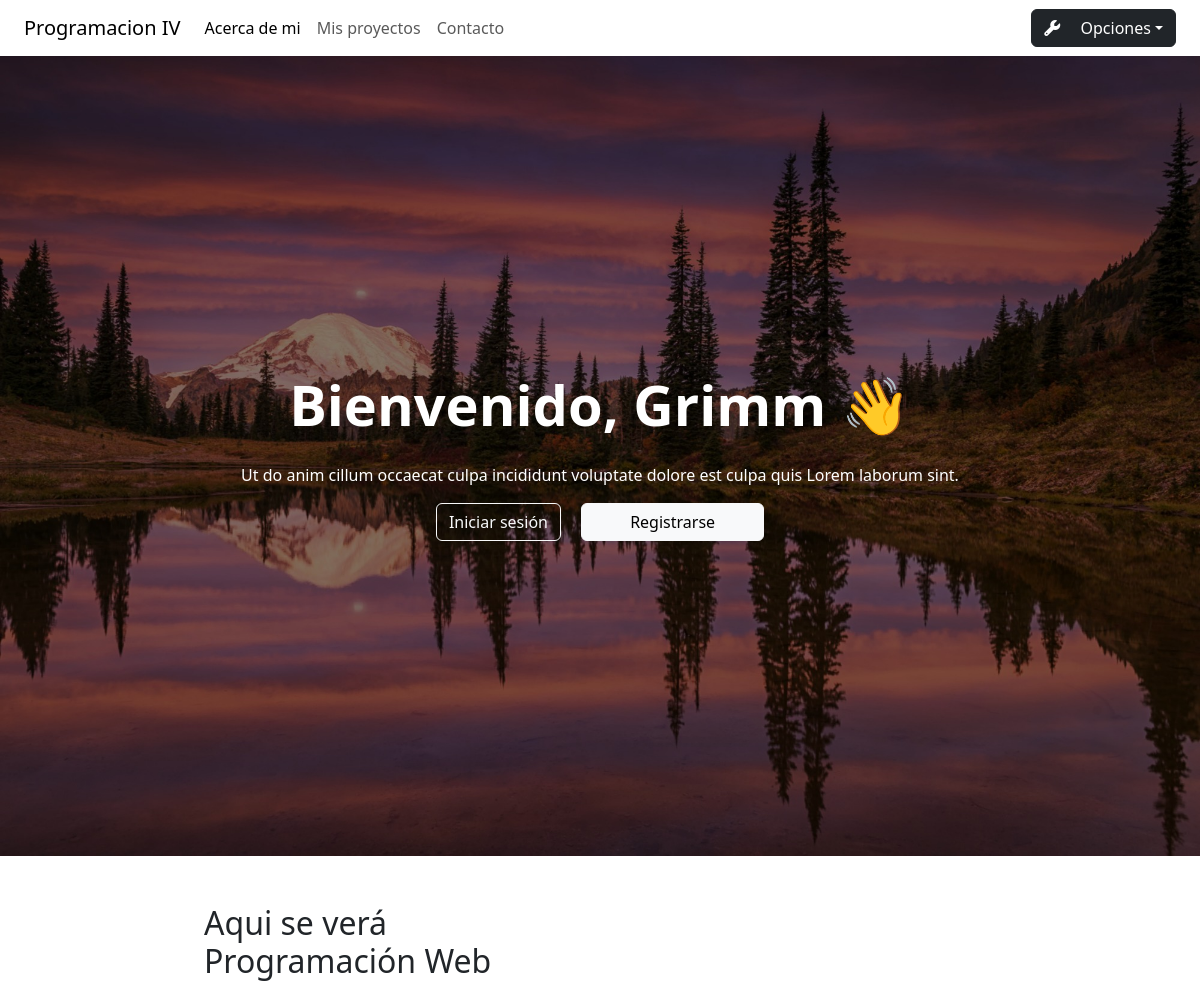
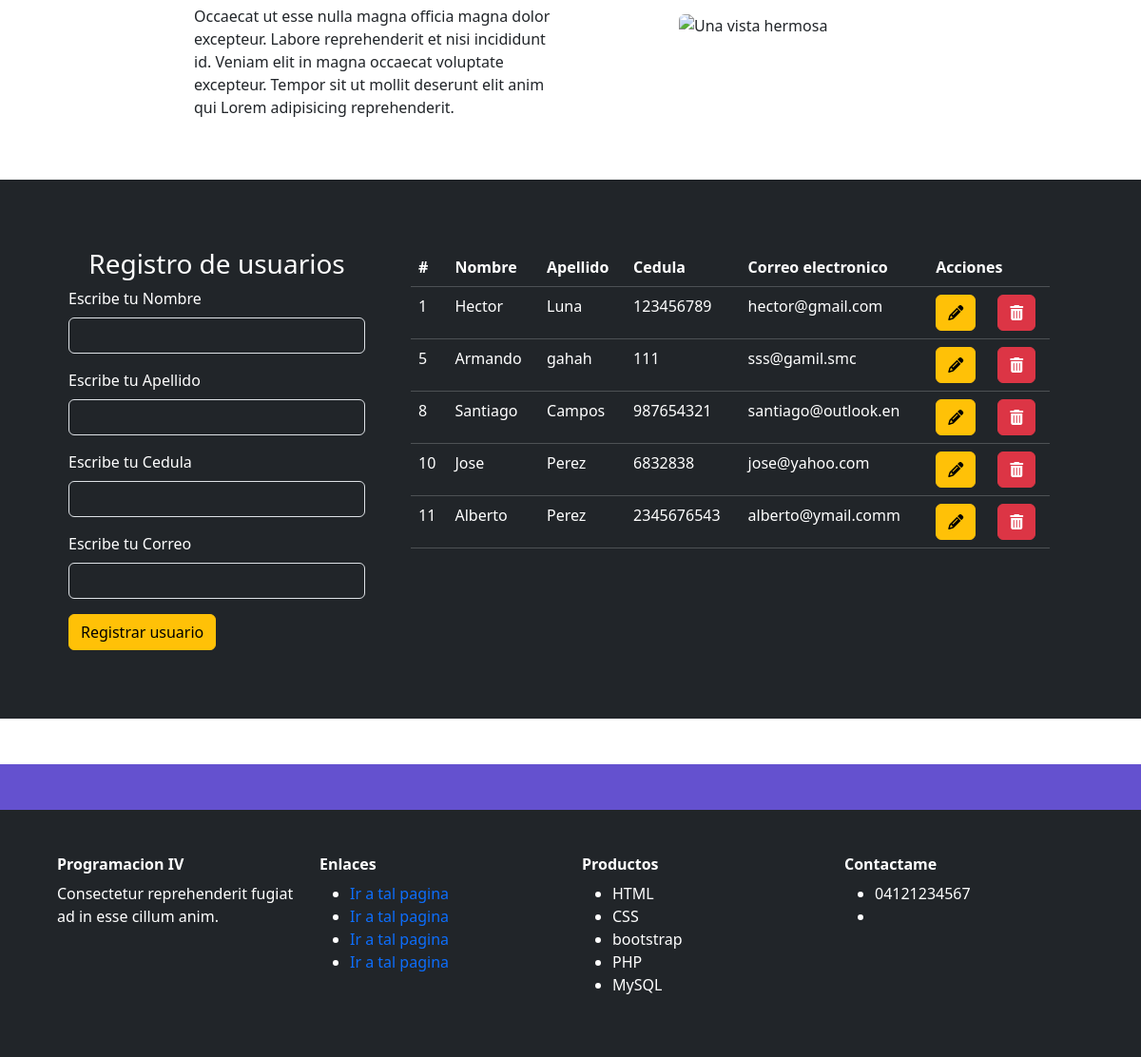
Page /mi_pagina_web.php (signed in) on the committed database (2 pictures, top to bottom).
### tables this page shows
CREATE TABLE `usuarios` (
  `id` int(11) NOT NULL,
  `nombre` varchar(255) NOT NULL,
  `apellido` varchar(255) NOT NULL,
  `cedula` varchar(20) NOT NULL,
  `email` varchar(255) NOT NULL
);

### mi_pagina_web.php (the view, shortened to what this page needs)
<!DOCTYPE html>
<html lang="en">
<head>
    <link href="https://cdn.jsdelivr.net/npm/bootstrap@5.3.6/dist/css/bootstrap.min.css" rel="stylesheet"
>
</head>
<header>
    <nav class="navbar navbar-expand-lg">
        <div class="navbar-nav ms-4 me-auto">
            <a class="navbar-brand" href="#">Programacion IV</a>
            <div class="collapse navbar-collapse" id="navbarNav">
                <ul class="navbar-nav">
                    <li class="nav-item">
                        <a class="nav-link active" aria-current="page" href="#about">Acerca de mi</a>
                    </li>
                    <li class="nav-item">
                        <a class="nav-link" href="#">Mis proyectos</a>
                    </li>
                    <li class="nav-item">
                        <a class="nav-link" href="#">Contacto</a>
                    </li>
                </ul>
            </div>
        </div>
        <div>
            <div class="me-4 dropdown">
                <a class="btn btn-dark dropdown-toggle" href="#" role="button" data-bs-toggle="dropdown" aria-expanded="false"><i class="fa-solid fa-wrench me-3"></i> Opciones</a>
            </div>
        </div>
    </nav>
</header>
<body>
    <section id="intro">
        <div class="container-fluid d-flex text-white align-items-center text-center justify-content-center"
            style="background-image: url(assets/images/ladscape_prueba_darken.JPG); height: 100vh; background-size: cover; background-position: center;">
            <div>
                <h1 style="font-size: 56px;"><b>Bienvenido, <?php echo $_SESSION["user"]?> 👋</b></h1>
                <p class="mt-4">Ut do anim cillum occaecat culpa incididunt voluptate dolore est culpa quis Lorem
                    laborum sint.</p>
                <button type="button" class="btn btn-outline-light me-3">Iniciar sesión</button>
                <button type="button" class="btn btn-light px-5">Registrarse</button>
            </div>
        </div>
    </section>
    <section id="about" class="mt-5">
        <div class="row align-items-center">
            <div class="col-lg-4 offset-lg-2 offset-1 col-10">
                <h2>Aqui se verá Programación Web</h2>
                <p class="mt-3">Occaecat ut esse nulla magna officia magna dolor excepteur. Labore reprehenderit et nisi
                    incididunt id. Veniam elit in magna occaecat voluptate excepteur. Tempor sit ut mollit deserunt elit
                    anim qui Lorem adipisicing reprehenderit.</p>
            </div>
            <div class="col-lg-3 offset-lg-1 offset-1 col-10">
                <img src="assets/images/ladscape_prueba.jpg" class="img-fluid rounded" alt="Una vista hermosa">
            </div>
        </div>
    </section>
    <section id="contacto" class="bg-dark p-5 text-white mt-5">
        <div class="container-fluid row">
            <form class="col-lg-4 col-sm-12 p-4" method="POST">
                <h3 class="text-center">Registro de usuarios</h3>
                <div class="mb-3">
                    <label for="formNombreLabel" class="form-label">Escribe tu Nombre</label>
                    <input type="text" class="form-control bg-dark text-white" name="nombre">
                </div>
                <div class="mb-3">
                    <label for="formApellidoLabel" class="form-label">Escribe tu Apellido</label>
                    <input type="text" class="form-control bg-dark text-white" name="apellido">
                </div>
                <div class="mb-3">
                    <label for="formCedulaLabel" class="form-label">Escribe tu Cedula</label>
                    <input type="number" class="form-control bg-dark text-white" name="cedula">
                </div>
                <div class="mb-3">
                    <label for="formCorreoLabel" class="form-label">Escribe tu Correo</label>
                    <input type="email" class="form-control bg-dark text-white" name="correo">
                </div>
                <button type="submit" class="btn btn-warning" name="btnregistrar" value="ok">Registrar usuario</button>
            </form>
            <div class="col-lg-8 col-sm-12 p-4 table-responsive">
                <table class="table table-hover table-dark">
                    <thead>
                        <tr>
                            <th>#</th>
                            <th>Nombre</th>
                            <th>Apellido</th>
                            <th>Cedula</th>
                            <th>Correo electronico</th>
                            <th colspan="2">Acciones</th>
                        </tr>
                    </thead>
                    <tbody>
                        <?php
                        include "model/conn.php";
                        $sql = $conn->query("select * from usuarios");
                        while ($datos = $sql->fetch_object()) { ?>
                            <tr>
                                <td><?= $datos->id ?></td>
                                <td><?= $datos->nombre ?></td>
                                <td><?= $datos->apellido ?></td>
                                <td><?= $datos->cedula ?></td>
                                <td><?= $datos->email ?></td>
                                <td>
                                    <a href="edit_index.php?id=<?= $datos->id ?>" class="btn btn-small btn-warning"><i
                                            class="fa-solid fa-pencil"></i></a>
                                </td>
                                <td>
                                    <a onclick="return confirm('Desear borrar este usuario?')"
                                        href="mi_pagina_web.php?id=<?= $datos->id ?>" class="btn btn-small btn-danger"><i
                                            class="fa-solid fa-trash-can"></i></a>
                                </td>
                            </tr>
                            <?php
                        }
                        ?>
                    </tbody>
                </table>
            </div>
        </div>
    </section>
    <div class="py-4 mt-5" style="background-color: #6451CF;"></div>
    <footer id="footer" class="p-5 bg-dark text-white">
        <div class="container-fluid">
            <div class="row">
                <div class="col col-3">
                    <h6><b>Programacion IV</b></h6>
                    <p>Consectetur reprehenderit fugiat ad in esse cillum anim.</p>
                </div>
                <div class="col col-3">
                    <h6><b>Enlaces</b></h6>
                    <ul>
                        <li><a class="text-decoration-none" href="">Ir a tal pagina</a></li>
                        <li><a class="text-decoration-none" href="">Ir a tal pagina</a></li>
                        <li><a class="text-decoration-none" href="">Ir a tal pagina</a></li>
                        <li><a class="text-decoration-none" href="">Ir a tal pagina</a></li>
                    </ul>
                </div>
                <div class="col col-3">
                    <h6><b>Productos</b></h6>
                    <ul>
                        <li>HTML</li>
                        <li>CSS</li>
                        <li>bootstrap</li>
                        <li>PHP</li>
                        <li>MySQL</li>
                    </ul>
                </div>
                <div class="col col-3">
                    <h6><b>Contactame</b></h6>
                    <ul>
                        <li><a href="tel:04121234567"></a>04121234567</li>
                        <li><a href="mailto:john.doe@email.com"></a></li>
                    </ul>
                </div>
            </div>
        </div>
    </footer>
</body>
</html>

### rows in the picture
usuarios: id "1", nombre "Hector", apellido "Luna", cedula "123456789", email "hector@gmail.com"
usuarios: id "5", nombre "Armando", apellido "gahah", cedula "111", email "sss@gamil.smc"
usuarios: id "8", nombre "Santiago", apellido "Campos", cedula "987654321", email "santiago@outlook.en"
usuarios: id "10", nombre "Jose", apellido "Perez", cedula "6832838", email "jose@yahoo.com"
usuarios: id "11", nombre "Alberto", apellido "Perez", cedula "2345676543", email "alberto@ymail.comm"

### other values in the picture
$_SESSION["user"] "Grimm"
